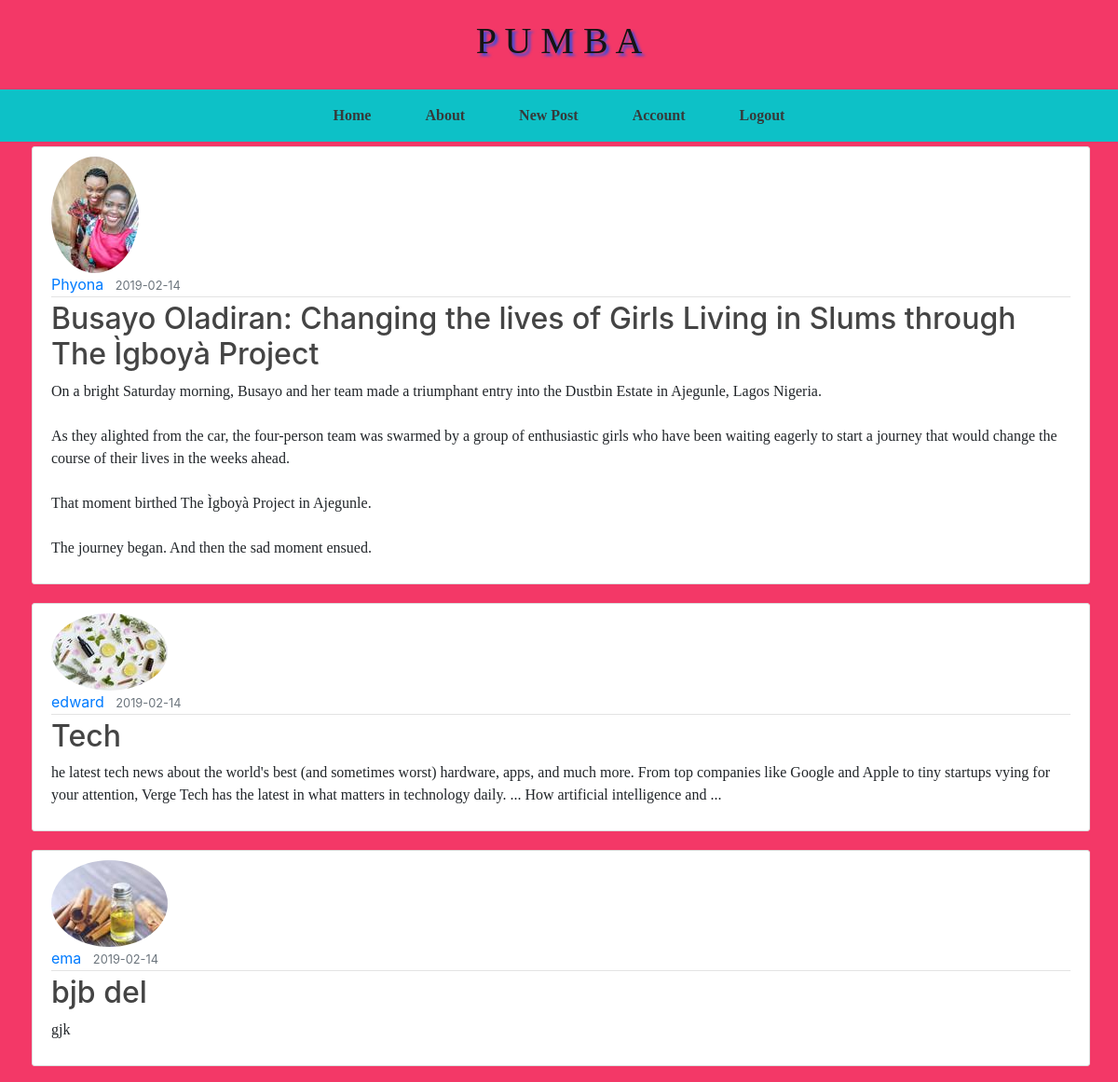
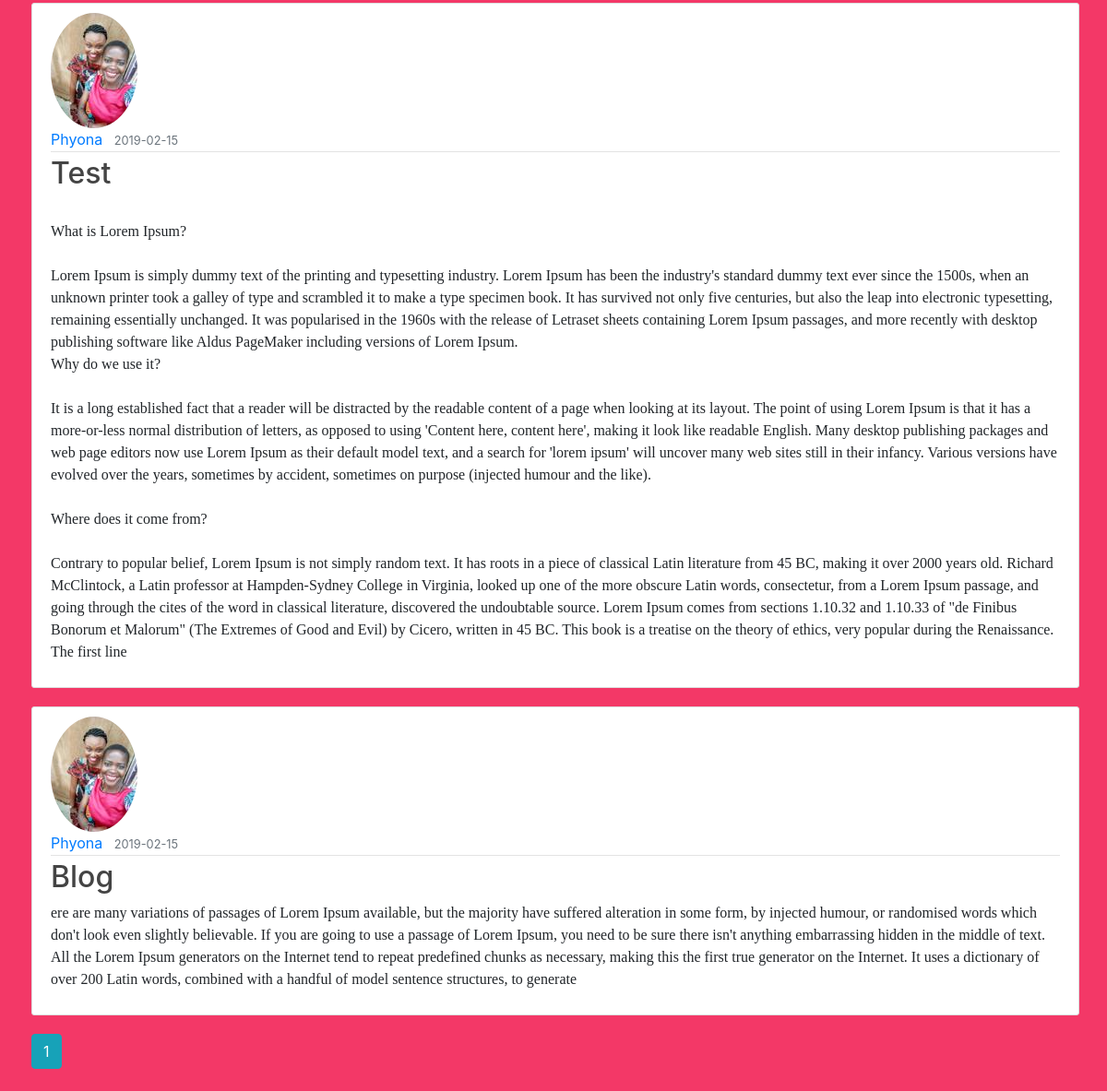
Page /home (signed in) on the committed database (2 pictures, top to bottom).
### flaskblog/models.py (models this page shows, shortened)
class Posts(db.Model):
    id = db.Column(db.Integer, primary_key=True)
    title = db.Column(db.String(25), unique=True, nullable=False)
    date_posted= db.Column(db.DateTime(25), nullable=False, default=datetime.utcnow)
    content = db.Column(db.Text(50), nullable=False)
    user_id = db.Column(db.Integer, db.ForeignKey('user.id'), nullable=False)

class User(db.Model, UserMixin):
    id = db.Column(db.Integer, primary_key=True)
    username = db.Column(db.String(25), unique=True, nullable=False)
    email = db.Column(db.String(25), unique=True, nullable=False)
    image_file = db.Column(db.String(20), nullable=False, default='default.jpg')
    password = db.Column(db.String(50), nullable=False)
    posts = db.relationship('Posts', backref='author', lazy=True)

### flaskblog/routes.py (the view)
@app.route("/")
@app.route("/home")
def home():
    page = request.args.get('page', 1, type=int)
    posts = Posts.query.paginate(page=page, per_page=5)
    return render_template('home.html', posts=posts)

### flaskblog/models.py (called while the page is built)
@login_manager.user_loader
def load_user(user_id):
    return User.query.get(int(user_id))

### flaskblog/templates/home.html
{% extends "layout.html" %}
{% block content %}
    {% for post in posts.items %}
       <article class="media content-section">
           <div class="media-body">
              <img class="rounded-circle"src="{{url_for('static', filename='profile_pic/' + post.author.image_file)}}">
              <div class="article-metadata">
               <a class="mr-2" href="">{{post.author.username}}</a>
                <small class="text-muted">{{post.date_posted.strftime('%Y-%m-%d')}}</small>
              </div>
                <h2><a class="article-title" href="{{url_for('post', post_id=post.id) }}">{{post.title}}</a></h2>
                <p class="article-content">{{post.content}}</p>
              </div>
       </article>
       {% endfor %}
       {% for page_num in posts.iter_pages(left_edge=1, right_edge=1, left_current=1, right_current=2) %}
        {% if page_num %}
              {% if posts.page == page_num %}
              <a class="btn btn-info mb-4" href="{{ url_for('home', page=page_num) }}">{{ page_num }}</a>
              {% else %}
              <a class="btn btn-outline-info mb-4" href="{{ url_for('home', page=page_num) }}">{{ page_num }}</a>
              {% endif %}
        {% else %}
        ...
        {% endif %}
       {% endfor %}
{% endblock content %}

### flaskblog/static/main.css (style rules this page uses)
* { text-decoration: none; list-style-type: none; box-sizing: border-box; }
P { font-family:garamond; font-weight:500; }
body { padding: 0; background-color:rgb(243, 56, 103); }
.content-section { background: #ffffff; padding: 10px 20px; border: 1px solid #dddddd; border-radius: 3px; margin-bottom: 20px; }
.article-title { color: #444444; }
.article-content { white-space: pre-line; }
.article-metadata { padding-bottom: 1px; margin-bottom: 4px; border-bottom: 1px solid #e3e3e3 }

### rows in the picture
Posts: image_file (picture), author.username "Phyona", date_posted "2019-02-14", title "Busayo Oladiran: Changing the lives of Girls Living in Slums through The Ìgboyà Project", content "On a bright Saturday morning, Busayo and her team made a triumphant entry into the Dustbin Estate in Ajegunle, Lagos Nigeria. As they alighted from the car, the four-person team was swarmed by a group of enthusiastic girls who have been waiting eagerly to start a journey that would change the course of their lives in the weeks ahead. That moment birthed The Ìgboyà Project in Ajegunle. The journey began. And then the sad moment ensued."
Posts: image_file (picture), author.username "edward", date_posted "2019-02-14", title "Tech", content "he latest tech news about the world's best (and sometimes worst) hardware, apps, and much more. From top companies like Google and Apple to tiny startups vying for your attention, Verge Tech has the latest in what matters in technology daily. ... How artificial intelligence and ..."
Posts: image_file (picture), author.username "ema", date_posted "2019-02-14", title "bjb del", content "gjk"
Posts: image_file (picture), author.username "Phyona", date_posted "2019-02-15", title "Test", content "What is Lorem Ipsum? Lorem Ipsum is simply dummy text of the printing and typesetting industry. Lorem Ipsum has been the industry's standard dummy text ever since the 1500s, when an unknown printer took a galley of type and scrambled it to make a type specimen book. It has survived not only five centuries, but also the leap into electronic typesetting, remaining essentially unchanged. It was popularised in the 1960s with the release of Letraset sheets containing Lorem Ipsum passages, and more recently with desktop publishing software like Aldus PageMaker including versions of Lorem Ipsum. Why do we use it? It is a long established fact that a reader will be distracted by the readable…"
Posts: image_file (picture), author.username "Phyona", date_posted "2019-02-15", title "Blog", content "ere are many variations of passages of Lorem Ipsum available, but the majority have suffered alteration in some form, by injected humour, or randomised words which don't look even slightly believable. If you are going to use a passage of Lorem Ipsum, you need to be sure there isn't anything embarrassing hidden in the middle of text. All the Lorem Ipsum generators on the Internet tend to repeat predefined chunks as necessary, making this the first true generator on the Internet. It uses a dictionary of over 200 Latin words, combined with a handful of model sentence structures, to generate"

### other values in the picture
{{ page_num }} "1"
